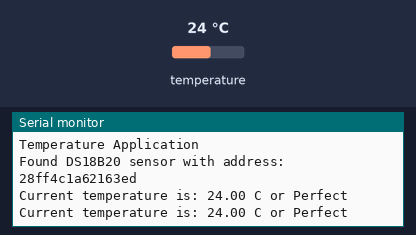
Recording of a program running on a simulated ESP8266 (Wemos D1 mini). Parts: the last lines printed to the serial monitor. The test bench sets the inputs (shaded band); at power-on: temperature 24 °C.

Above: at 4.3 s.
4.4 s: temperature set to 12 °C
At 7.3 s:
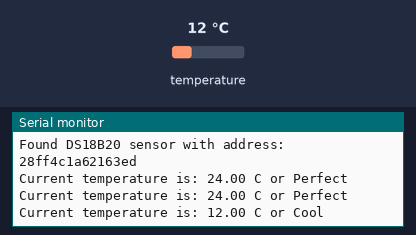
10.6 s: temperature set to 28 °C
At 12.3 s:
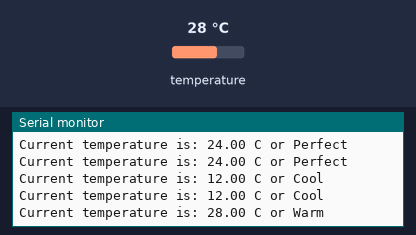
16.1 s: temperature set to 33 °C
At 18.5 s:
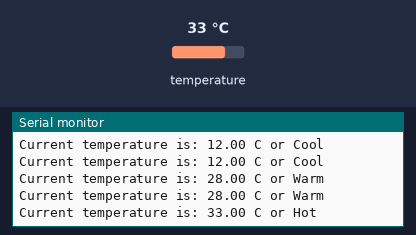
21.7 s: temperature set to 41 °C
At 23.5 s:
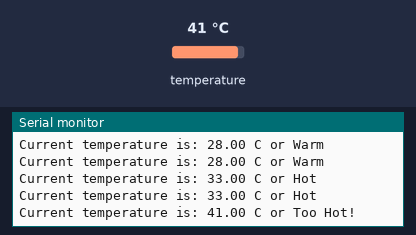
27.3 s: temperature set to 7 °C
At 29.7 s:
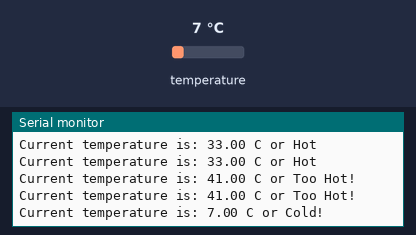

Measured:
- after the input at 4.4 s, the serial monitor: prints a new line after 2.0 s (image 1)
- after the input at 10.6 s, the serial monitor: prints a new line after 1.3 s (image 2)
- after the input at 16.1 s, the serial monitor: prints a new line after 1.4 s (image 3)
- after the input at 21.7 s, the serial monitor: prints a new line after 1.3 s (image 4)
- after the input at 27.3 s, the serial monitor: prints a new line after 1.3 s (image 5)

The program:

main.cpp
```cpp
// I Aileen Velasco, 000805966 certify that this material is my original work.
//No other person's work has been used without due acknowledgement.
//I have not made my work available to anyone else.

// library for Arduino framework
#include <Arduino.h>
// 1-Wire sensor communication libary
#include <OneWire.h>
// DS18B20 sensor library
#include <DallasTemperature.h>

// Pin that the  DS18B20 is connected to
const int oneWireBus = D3;

// Setup a oneWire instance to communicate with any OneWire devices
OneWire oneWire(oneWireBus);

// Pass our oneWire reference to Dallas Temperature sensor
DallasTemperature DS18B20(&oneWire);

DeviceAddress deviceAdd;

void setup() {
  // configure the USB serial monitor
  Serial.begin(115200);

  // Start the DS18B20 sensor
  DS18B20.begin();

  Serial.println("\nTemperature Application");

  //Check if a device is connected
  if (!DS18B20.getAddress(deviceAdd, 0)){
    Serial.println("No DS18B20 temperature sensors are installed");
  } else {
    String deviceAddress = "";
    for (uint8_t i = 0; i < 8; i++)
    {
      deviceAddress += String(deviceAdd[i], HEX);
    }

    Serial.println("Found DS18B20 sensor with address: " + deviceAddress);
  }
}

void loop() {
  if (DS18B20.getAddress(deviceAdd, 0)){
  float fTemp;
  String judgement = "";

  // ask DS18B20 for the current temperature
  DS18B20.requestTemperatures();

  // fetch the temperature.  We only have 1 sensor, so the index is 0.
  fTemp = DS18B20.getTempCByIndex(0);

  // Check temp to store the judgement
  if(fTemp < 10) judgement = "Cold!";
  else if (fTemp >= 10 && fTemp < 15) judgement = "Cool";
  else if (fTemp >= 15 && fTemp < 25) judgement = "Perfect";
  else if (fTemp >= 25 && fTemp < 30) judgement = "Warm";
  else if (fTemp >= 30 && fTemp < 35) judgement = "Hot";
  else judgement = "Too Hot!";

  // print the temp & judgement to the USB serial monitor
  Serial.println("Current temperature is: " + String(fTemp) + " C or " + judgement);

  // wait 2s (2000ms) before doing this again
  delay(2000);
  }
} 
```
